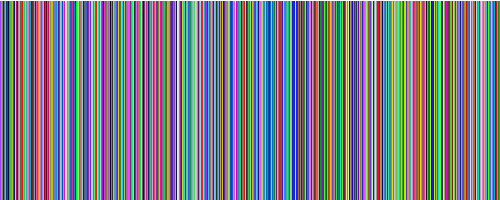
Frame 1 (no input)
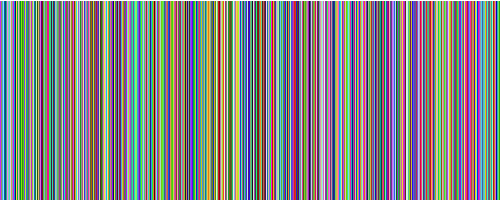
Frame 60 (the mouse pressed at the canvas centre just before this capture)
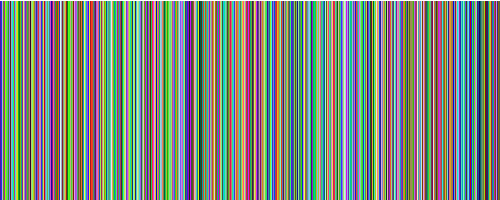
Frame 120 (the mouse held since frame 60 and released just before this capture)

The Processing sketch that drew these frames (run headless with seeded random() and noise(); from frame 60 on, the mouse is pressed at the canvas centre):

// Processing sketch: processing_9362
// ── processing_9362.pde

void setup(){
  size(500,200);
  background(255);
  noStroke();
}

void draw(){
  for(int i=0;i<width;i++){
    fill(random(255),random(255),random(255));
    rect(i,1,width,height);
  }
}
